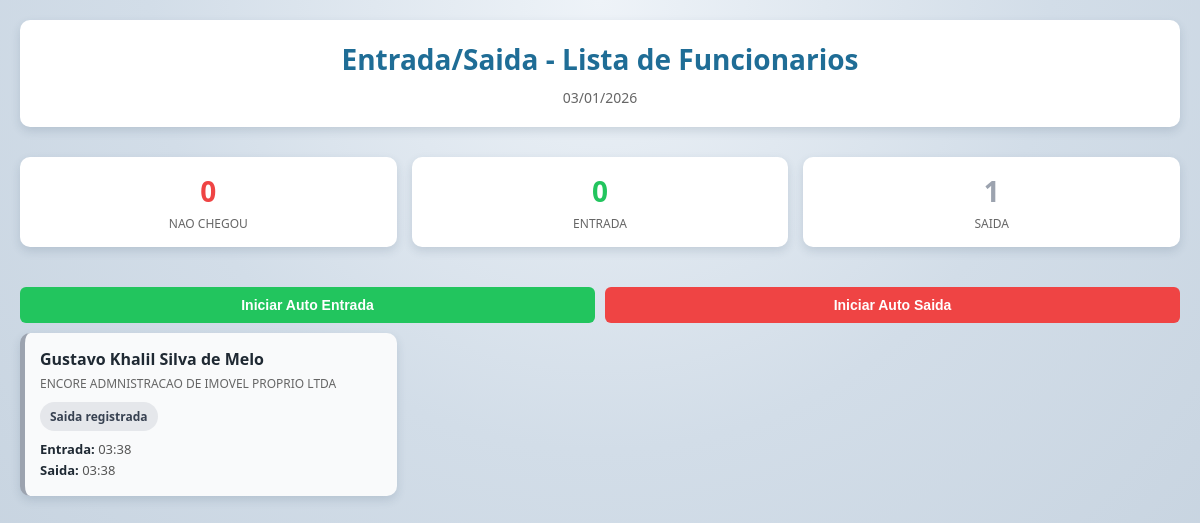
The page /acessos/lista-funcionarios/ on the database its author committed.
### funcionarios/models.py (models this page shows, shortened)
class Funcionario(models.Model):
    nome = models.CharField(max_length=100)
    empresa = models.ForeignKey(Empresa, on_delete=models.CASCADE)
    funcao = models.CharField(max_length=100)
    telefone = models.CharField(max_length=20)
    foto = models.ImageField(upload_to='funcionarios/', null=True, blank=True)
    facial_data = models.JSONField(null=True, blank=True, help_text='Dados de reconhecimento facial capturados da câmera')
    facial_registered_at = models.DateTimeField(null=True, blank=True, help_text='Data/hora do registro facial')

### empresas/models.py (models this page shows, shortened)
class Empresa(models.Model):
    nome = models.CharField(max_length=100)
    cnpj = models.CharField(max_length=18, blank=True, null=True)

### acessos/models.py (models this page shows, shortened)
class AcessoObra(models.Model):
    funcionario = models.ForeignKey(Funcionario, on_delete=models.CASCADE)
    data = models.DateField(auto_now_add=True)
    hora_entrada = models.TimeField(null=True, blank=True)
    hora_saida = models.TimeField(null=True, blank=True)

### acessos/views.py (the view)
# urls.py: path('lista-funcionarios/', views.lista_funcionarios_entrada_saida, name='lista_funcionarios_entrada_saida')
def lista_funcionarios_entrada_saida(request):
    hoje = timezone.now().date()
    funcionarios = Funcionario.objects.all().order_by('nome')
    funcionarios_com_status = []
    for func in funcionarios:
        acesso_hoje = AcessoObra.objects.filter(
            funcionario=func,
            data=hoje
        ).first()
        if acesso_hoje is None:
            status = 'nao-chegou'  # Vermelho (hyphen for CSS/JS)
            status_display = 'Nao chegou'
            hora_entrada = None
            hora_saida = None
        elif acesso_hoje.hora_saida:
            status = 'saida'  # Cinza
            status_display = 'Saida registrada'
            hora_entrada = acesso_hoje.hora_entrada
            hora_saida = acesso_hoje.hora_saida
        else:
            status = 'entrada'  # Verde
            status_display = 'Entrada registrada'
            hora_entrada = acesso_hoje.hora_entrada
            hora_saida = None
        funcionarios_com_status.append({
            'id': func.id,
            'nome': func.nome,
            'empresa': func.empresa.nome if func.empresa else 'N/A',
            'status': status,
            'status_display': status_display,
            'hora_entrada': hora_entrada,
            'hora_saida': hora_saida,
            'tem_foto': bool(func.foto),
        })
    context = {
        'funcionarios': funcionarios_com_status,
        'data': hoje,
    }
    return render(request, 'acessos/lista_funcionarios_entrada_saida.html', context)

### acessos/templates/acessos/lista_funcionarios_entrada_saida.html (shortened to what this page needs)
<!DOCTYPE html>
<html lang="pt-BR">
<head>
    {% load static %}
</head>
<body>
    <div class="container">
        <div class="header">
            <h1>Entrada/Saida - Lista de Funcionarios</h1>
            <p>{{ data|date:"d/m/Y" }}</p>
        </div>
        <div class="stats">
            <div class="stat-item stat-nao-chegou">
                <div class="stat-number" id="count-nao-chegou">0</div>
                <div class="stat-label">Nao chegou</div>
            </div>
            <div class="stat-item stat-entrada">
                <div class="stat-number" id="count-entrada">0</div>
                <div class="stat-label">Entrada</div>
            </div>
            <div class="stat-item stat-saida">
                <div class="stat-number" id="count-saida">0</div>
                <div class="stat-label">Saida</div>
            </div>
        </div>
        <div style="display:flex; gap:10px; margin: 10px 0;">
            <button class="btn-acesso btn-entrada" onclick="startGlobalRecognition('entrada')">Iniciar Auto Entrada</button>
            <button class="btn-acesso btn-saida" onclick="startGlobalRecognition('saida')">Iniciar Auto Saida</button>
        </div>
        <div class="funcionarios-grid">
            {% for funcionario in funcionarios %}
            <div class="funcionario-card {{ funcionario.status }}" id="card-{{ funcionario.id }}">
                <div class="funcionario-nome">{{ funcionario.nome }}</div>
                <div class="funcionario-empresa">{{ funcionario.empresa }}</div>
                <div class="status-badge {{ funcionario.status }}">
                    {% if funcionario.status == "nao_chegou" %}
                        Nao chegou
                    {% elif funcionario.status == "entrada" %}
                        Entrada registrada
                    {% else %}
                        Saida registrada
                    {% endif %}
                </div>
                <div class="horarios">
                    {% if funcionario.hora_entrada %}
                        <div><span class="label">Entrada:</span> {{ funcionario.hora_entrada|time:"H:i" }}</div>
                    {% endif %}
                    {% if funcionario.hora_saida %}
                        <div><span class="label">Saida:</span> {{ funcionario.hora_saida|time:"H:i" }}</div>
                    {% endif %}
                </div>
            </div>
            {% empty %}
            <div style="text-align: center; padding: 40px; grid-column: 1/-1;">
                <p style="color: #999; font-size: 16px;">Nenhum funcionario cadastrado</p>
            </div>
            {% endfor %}
        </div>
    </div>
</body>
</html>

### acessos/templates/acessos/lista_funcionarios_entrada_saida.html (style rules this page uses)
* { margin: 0; padding: 0; box-sizing: border-box; }
body { font-family: 'Segoe UI', Tahoma, Geneva, Verdana, sans-serif; background: radial-gradient(circle at top, #eef3f8 0, #d2dde8 45%, #c3d0dd 100%); min-height: 100vh; padding: 20px; }
.container { max-width: 1200px; margin: 0 auto; }
.header { text-align: center; margin-bottom: 30px; padding: 20px; background: white; border-radius: 10px; box-shadow: 0 4px 10px rgba(38, 64, 97, 0.15); }
.header h1 { font-size: 28px; color: #1f6d96; margin-bottom: 10px; }
.header p { color: #666; font-size: 14px; }
.funcionarios-grid { display: grid; grid-template-columns: repeat(auto-fill, minmax(300px, 1fr)); gap: 15px; }
.funcionario-card { background: white; border-radius: 10px; padding: 15px; box-shadow: 0 4px 10px rgba(38, 64, 97, 0.15); border-left: 5px solid #ccc; transition: all 0.3s; }
.funcionario-card.saida { border-left-color: #9ca3af; background: #f9fafb; }
.funcionario-nome { font-size: 16px; font-weight: 600; color: #1f2933; margin-bottom: 5px; }
.funcionario-empresa { font-size: 12px; color: #666; margin-bottom: 10px; }
.status-badge { display: inline-block; padding: 6px 10px; border-radius: 20px; font-size: 12px; font-weight: 600; margin-bottom: 8px; }
.status-badge.saida { background: #e5e7eb; color: #374151; }
.horarios { font-size: 13px; line-height: 1.6; color: #555; }
.horarios .label { font-weight: 600; color: #1f2933; }
.btn-acesso { width: 100%; padding: 10px; margin-top: 10px; border: none; border-radius: 6px; font-weight: 600; font-size: 14px; cursor: pointer; transition: all 0.3s; }
.btn-entrada { background: #22c55e; color: white; }
.btn-saida { background: #ef4444; color: white; }
.stats { display: grid; grid-template-columns: repeat(auto-fit, minmax(150px, 1fr)); gap: 15px; margin-bottom: 30px; }
.stat-item { background: white; padding: 15px; border-radius: 10px; text-align: center; box-shadow: 0 4px 10px rgba(38, 64, 97, 0.15); }
.stat-number { font-size: 28px; font-weight: 700; margin-bottom: 5px; }
.stat-label { font-size: 12px; color: #666; text-transform: uppercase; }
.stat-nao-chegou .stat-number { color: #ef4444; }
.stat-entrada .stat-number { color: #22c55e; }
.stat-saida .stat-number { color: #9ca3af; }

### rows shown on the page
Funcionario: nome "Gustavo Khalil Silva de Melo"
Empresa: empresa "ENCORE ADMNISTRACAO DE IMOVEL PROPRIO LTDA"
AcessoObra: hora_entrada "03:38", hora_saida "03:38"

### other values the page prints
{{ data|date:"d/m/Y" }} "03/01/2026"
